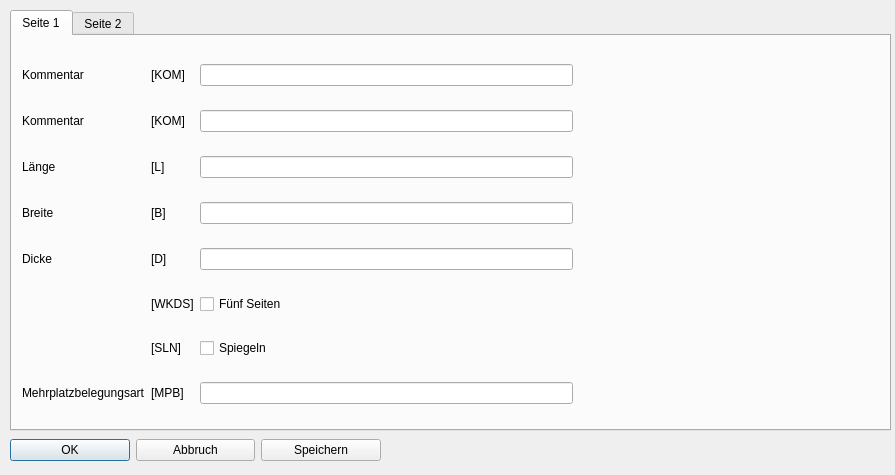
<?xml version="1.0" encoding="UTF-8"?>
<ui version="4.0">
 <class>DialogPrgKopf</class>
 <widget class="QDialog" name="DialogPrgKopf">
  <property name="geometry">
   <rect>
    <x>0</x>
    <y>0</y>
    <width>895</width>
    <height>475</height>
   </rect>
  </property>
  <property name="windowTitle">
   <string>Programmkopf</string>
  </property>
  <widget class="QTabWidget" name="tabWidget">
   <property name="geometry">
    <rect>
     <x>10</x>
     <y>10</y>
     <width>881</width>
     <height>421</height>
    </rect>
   </property>
   <property name="currentIndex">
    <number>0</number>
   </property>
   <widget class="QWidget" name="tab">
    <attribute name="title">
     <string>Seite 1</string>
    </attribute>
    <widget class="QWidget" name="layoutWidget">
     <property name="geometry">
      <rect>
       <x>10</x>
       <y>10</y>
       <width>551</width>
       <height>381</height>
      </rect>
     </property>
     <layout class="QGridLayout" name="gridLayout">
      <item row="0" column="0">
       <widget class="QLabel" name="label">
        <property name="text">
         <string>Kommentar</string>
        </property>
       </widget>
      </item>
      <item row="1" column="0">
       <widget class="QLabel" name="label_3">
        <property name="text">
         <string>Kommentar</string>
        </property>
       </widget>
      </item>
      <item row="6" column="1">
       <widget class="QLabel" name="label_14">
        <property name="text">
         <string>[SLN]</string>
        </property>
       </widget>
      </item>
      <item row="2" column="0">
       <widget class="QLabel" name="label_4">
        <property name="text">
         <string>Länge</string>
        </property>
       </widget>
      </item>
      <item row="2" column="2">
       <widget class="QLineEdit" name="lineEdit_l"/>
      </item>
      <item row="1" column="2">
       <widget class="QLineEdit" name="lineEdit_kom2"/>
      </item>
      <item row="3" column="1">
       <widget class="QLabel" name="label_9">
        <property name="text">
         <string>[B]</string>
        </property>
       </widget>
      </item>
      <item row="2" column="1">
       <widget class="QLabel" name="label_8">
        <property name="text">
         <string>[L]</string>
        </property>
       </widget>
      </item>
      <item row="4" column="2">
       <widget class="QLineEdit" name="lineEdit_d"/>
      </item>
      <item row="3" column="0">
       <widget class="QLabel" name="label_5">
        <property name="text">
         <string>Breite</string>
        </property>
       </widget>
      </item>
      <item row="0" column="2">
       <widget class="QLineEdit" name="lineEdit_kom1"/>
      </item>
      <item row="4" column="0">
       <widget class="QLabel" name="label_6">
        <property name="text">
         <string>Dicke</string>
        </property>
       </widget>
      </item>
      <item row="0" column="1">
       <widget class="QLabel" name="label_2">
        <property name="text">
         <string>[KOM]</string>
        </property>
       </widget>
      </item>
      <item row="5" column="1">
       <widget class="QLabel" name="label_12">
        <property name="text">
         <string>[WKDS]</string>
        </property>
       </widget>
      </item>
      <item row="3" column="2">
       <widget class="QLineEdit" name="lineEdit_b"/>
      </item>
      <item row="4" column="1">
       <widget class="QLabel" name="label_10">
        <property name="text">
         <string>[D]</string>
        </property>
       </widget>
      </item>
      <item row="1" column="1">
       <widget class="QLabel" name="label_7">
        <property name="text">
         <string>[KOM]</string>
        </property>
       </widget>
      </item>
      <item row="7" column="0">
       <widget class="QLabel" name="label_15">
        <property name="text">
         <string>Mehrplatzbelegungsart</string>
        </property>
       </widget>
      </item>
      <item row="7" column="1">
       <widget class="QLabel" name="label_16">
        <property name="text">
         <string>[MPB]</string>
        </property>
       </widget>
      </item>
      <item row="7" column="2">
       <widget class="QLineEdit" name="lineEdit_belegart"/>
      </item>
      <item row="5" column="2">
       <widget class="QCheckBox" name="checkBox_fuenfseiten">
        <property name="text">
         <string>Fünf Seiten</string>
        </property>
       </widget>
      </item>
      <item row="6" column="2">
       <widget class="QCheckBox" name="checkBox_spiegeln">
        <property name="text">
         <string>Spiegeln</string>
        </property>
       </widget>
      </item>
     </layout>
    </widget>
   </widget>
   <widget class="QWidget" name="tab_2">
    <attribute name="title">
     <string>Seite 2</string>
    </attribute>
    <widget class="QWidget" name="layoutWidget">
     <property name="geometry">
      <rect>
       <x>11</x>
       <y>9</y>
       <width>551</width>
       <height>381</height>
      </rect>
     </property>
     <layout class="QGridLayout" name="gridLayout_2">
      <item row="6" column="2">
       <widget class="QLineEdit" name="lineEdit_siabst"/>
      </item>
      <item row="1" column="2">
       <widget class="QLineEdit" name="lineEdit_ay"/>
      </item>
      <item row="0" column="2">
       <widget class="QLineEdit" name="lineEdit_ax"/>
      </item>
      <item row="2" column="1">
       <widget class="QLabel" name="label_20">
        <property name="text">
         <string>[RL]</string>
        </property>
       </widget>
      </item>
      <item row="5" column="0">
       <widget class="QLabel" name="label_24">
        <property name="text">
         <string>Schablonenhöhe</string>
        </property>
       </widget>
      </item>
      <item row="5" column="2">
       <widget class="QLineEdit" name="lineEdit_schabh"/>
      </item>
      <item row="1" column="0">
       <widget class="QLabel" name="label_17">
        <property name="text">
         <string>AY-Versatz</string>
        </property>
       </widget>
      </item>
      <item row="3" column="2">
       <widget class="QLineEdit" name="lineEdit_rb"/>
      </item>
      <item row="8" column="1">
       <widget class="QLabel" name="label_31">
        <property name="text">
         <string>[BEZ]</string>
        </property>
       </widget>
      </item>
      <item row="5" column="1">
       <widget class="QLabel" name="label_25">
        <property name="text">
         <string>[SH]</string>
        </property>
       </widget>
      </item>
      <item row="7" column="1">
       <widget class="QLabel" name="label_29">
        <property name="text">
         <string>[PP]</string>
        </property>
       </widget>
      </item>
      <item row="0" column="1">
       <widget class="QLabel" name="label_13">
        <property name="text">
         <string>[AX]</string>
        </property>
       </widget>
      </item>
      <item row="7" column="0">
       <widget class="QLabel" name="label_28">
        <property name="text">
         <string>Parkpos. Punktraster</string>
        </property>
       </widget>
      </item>
      <item row="8" column="0">
       <widget class="QLabel" name="label_30">
        <property name="text">
         <string>Bezeichnung</string>
        </property>
       </widget>
      </item>
      <item row="0" column="0">
       <widget class="QLabel" name="label_11">
        <property name="text">
         <string>AX-Versatz</string>
        </property>
       </widget>
      </item>
      <item row="3" column="0">
       <widget class="QLabel" name="label_21">
        <property name="text">
         <string>Rohteilbreite</string>
        </property>
       </widget>
      </item>
      <item row="1" column="1">
       <widget class="QLabel" name="label_18">
        <property name="text">
         <string>[AY]</string>
        </property>
       </widget>
      </item>
      <item row="4" column="2">
       <widget class="QCheckBox" name="checkBox_loesen">
        <property name="text">
         <string>Automatisch lösen</string>
        </property>
       </widget>
      </item>
      <item row="3" column="1">
       <widget class="QLabel" name="label_22">
        <property name="text">
         <string>[RB]</string>
        </property>
       </widget>
      </item>
      <item row="4" column="1">
       <widget class="QLabel" name="label_23">
        <property name="text">
         <string>[AL]</string>
        </property>
       </widget>
      </item>
      <item row="6" column="1">
       <widget class="QLabel" name="label_27">
        <property name="text">
         <string>[SA]</string>
        </property>
       </widget>
      </item>
      <item row="6" column="0">
       <widget class="QLabel" name="label_26">
        <property name="text">
         <string>Sicherheitsabstand</string>
        </property>
       </widget>
      </item>
      <item row="2" column="0">
       <widget class="QLabel" name="label_19">
        <property name="text">
         <string>Rohteillänge</string>
        </property>
       </widget>
      </item>
      <item row="2" column="2">
       <widget class="QLineEdit" name="lineEdit_rl"/>
      </item>
      <item row="9" column="1">
       <widget class="QLabel" name="label_32">
        <property name="text">
         <string>[AFB]</string>
        </property>
       </widget>
      </item>
      <item row="9" column="0">
       <widget class="QLabel" name="label_33">
        <property name="text">
         <string>Ausführbedingung</string>
        </property>
       </widget>
      </item>
      <item row="8" column="2">
       <widget class="QLineEdit" name="lineEdit_bez"/>
      </item>
      <item row="9" column="2">
       <widget class="QLineEdit" name="lineEdit_afb"/>
      </item>
      <item row="7" column="2">
       <widget class="QSpinBox" name="spinBox_pura">
        <property name="minimum">
         <number>1</number>
        </property>
        <property name="maximum">
         <number>5</number>
        </property>
        <property name="value">
         <number>2</number>
        </property>
       </widget>
      </item>
     </layout>
    </widget>
   </widget>
  </widget>
  <widget class="QWidget" name="layoutWidget">
   <property name="geometry">
    <rect>
     <x>10</x>
     <y>430</y>
     <width>371</width>
     <height>41</height>
    </rect>
   </property>
   <layout class="QHBoxLayout" name="horizontalLayout">
    <item>
     <widget class="QPushButton" name="pushButton_ok">
      <property name="text">
       <string>OK</string>
      </property>
     </widget>
    </item>
    <item>
     <widget class="QPushButton" name="pushButton_esc">
      <property name="text">
       <string>Abbruch</string>
      </property>
     </widget>
    </item>
    <item>
     <widget class="QPushButton" name="pushButton_save">
      <property name="text">
       <string>Speichern</string>
      </property>
     </widget>
    </item>
   </layout>
  </widget>
 </widget>
 <tabstops>
  <tabstop>tabWidget</tabstop>
  <tabstop>lineEdit_kom1</tabstop>
  <tabstop>lineEdit_kom2</tabstop>
  <tabstop>lineEdit_l</tabstop>
  <tabstop>lineEdit_b</tabstop>
  <tabstop>lineEdit_d</tabstop>
  <tabstop>checkBox_fuenfseiten</tabstop>
  <tabstop>checkBox_spiegeln</tabstop>
  <tabstop>lineEdit_belegart</tabstop>
  <tabstop>lineEdit_ax</tabstop>
  <tabstop>lineEdit_ay</tabstop>
  <tabstop>lineEdit_rl</tabstop>
  <tabstop>lineEdit_rb</tabstop>
  <tabstop>checkBox_loesen</tabstop>
  <tabstop>lineEdit_schabh</tabstop>
  <tabstop>lineEdit_siabst</tabstop>
  <tabstop>spinBox_pura</tabstop>
  <tabstop>lineEdit_bez</tabstop>
  <tabstop>lineEdit_afb</tabstop>
  <tabstop>pushButton_ok</tabstop>
  <tabstop>pushButton_esc</tabstop>
  <tabstop>pushButton_save</tabstop>
 </tabstops>
 <resources/>
 <connections/>
</ui>
